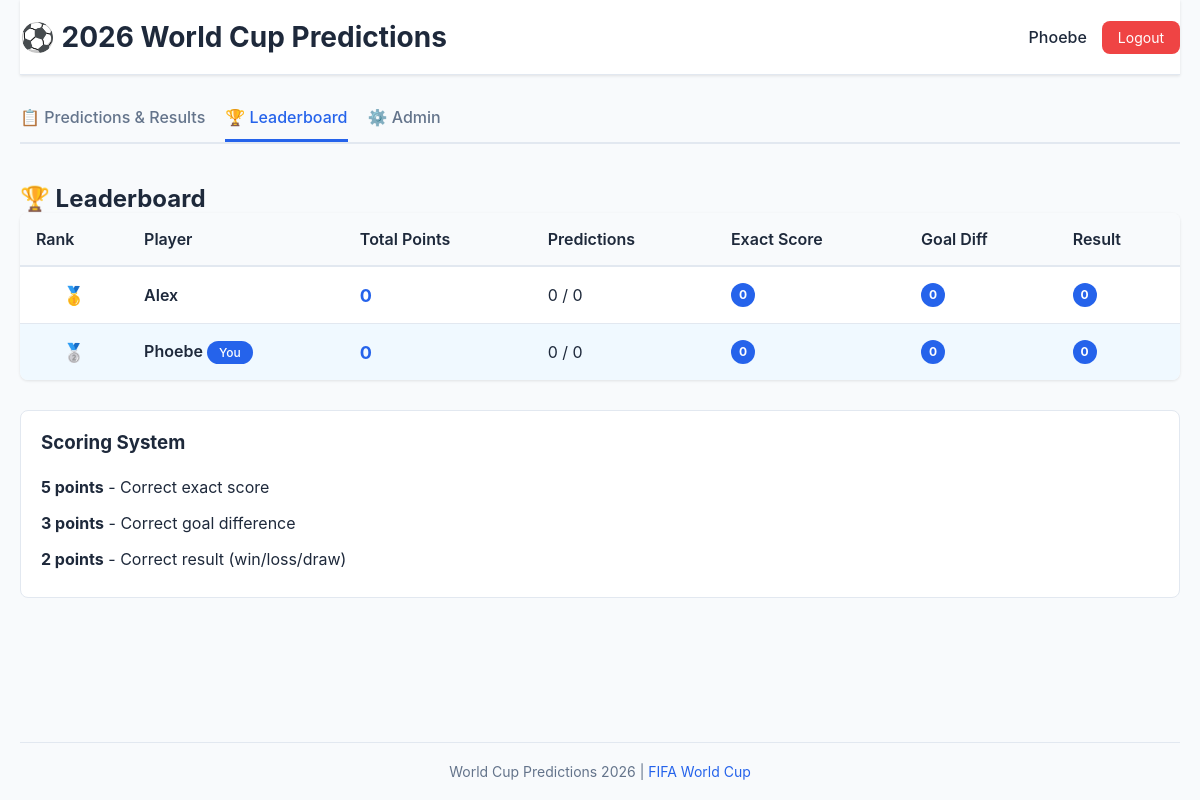
Page /leaderboard (signed in) on the committed database.
### models.py (models this page shows, shortened)
class User(db.Model):
    __tablename__ = 'users'
    id = db.Column(db.Integer, primary_key=True)
    username = db.Column(db.String(80), unique=True, nullable=False, index=True)
    password_hash = db.Column(db.String(255), nullable=False)
    created_at = db.Column(db.DateTime, default=datetime.utcnow)
    predictions = db.relationship('Prediction', backref='user', lazy=True, cascade='all, delete-orphan')

### app.py (the view)
@app.route('/leaderboard')
@login_required
def leaderboard():
    leaderboard_data = get_leaderboard()
    return render_template('leaderboard.html', leaderboard=leaderboard_data)

### app.py (called while the page is built)
@app.before_request
def set_current_user():
    app.jinja_env.globals['current_user'] = get_current_user()

### auth.py (called while the page is built)
def login_required(f):
    @wraps(f)
    def decorated_function(*args, **kwargs):
        if 'user_id' not in session:
            return redirect(url_for('login', next=request.url))
        return f(*args, **kwargs)
    return decorated_function

def get_current_user():
    if 'user_id' in session:
        return User.query.get(session['user_id'])
    return None

### predictions.py (called while the page is built, shortened)
def get_user_stats(user) -> dict:
    predictions = Prediction.query.filter_by(user_id=user.id).all()
    completed = [p for p in predictions if p.points_earned is not None]
    total_points = sum(p.points_earned or 0 for p in predictions)
    exact_count = 0
    diff_count = 0
    result_count = 0
    return {
        'total_points': total_points,
        'predictions_made': len(predictions),
        'predictions_completed': len(completed),
        'exact_correct': exact_count,
        'diff_correct': diff_count,
        'result_correct': result_count
    }

def get_leaderboard() -> list:
    from models import User
    users = User.query.all()
    leaderboard = []
    for user in users:
        stats = get_user_stats(user)
        leaderboard.append({
            'user': user,
            'total_points': stats['total_points'],
            'predictions_made': stats['predictions_made'],
            'predictions_completed': stats['predictions_completed'],
            'exact_correct': stats['exact_correct'],
            'diff_correct': stats['diff_correct'],
            'result_correct': stats['result_correct']
        })
    leaderboard.sort(key=lambda x: x['total_points'], reverse=True)
    return leaderboard

### templates/leaderboard.html (shortened to what this page needs)
{% extends "base.html" %}
{% block content %}
<div class="leaderboard-page">
    <h2>🏆 Leaderboard</h2>
    {% if leaderboard %}
    <table class="leaderboard-table">
        <thead>
            <tr>
                <th>Rank</th>
                <th>Player</th>
                <th>Total Points</th>
                <th>Predictions</th>
                <th>Exact Score</th>
                <th>Goal Diff</th>
                <th>Result</th>
            </tr>
        </thead>
        <tbody>
            {% for entry in leaderboard %}
            <tr class="{% if entry.user.username == current_user.username %}current-user{% endif %}">
                <td class="rank">
                    {% if loop.index == 1 %}🥇{% elif loop.index == 2 %}🥈{% elif loop.index == 3 %}🥉{% else %}{{ loop.index }}{% endif %}
                </td>
                <td class="player-name">
                    {{ entry.user.username }}
                    {% if entry.user.username == current_user.username %}<span class="badge you">You</span>{% endif %}
                </td>
                <td class="total-points">
                    <strong>{{ entry.total_points }}</strong>
                </td>
                <td class="predictions-count">
                    {{ entry.predictions_completed }} / {{ entry.predictions_made }}
                </td>
                <td class="exact-count">
                    <span class="count-badge">{{ entry.exact_correct }}</span>
                </td>
                <td class="diff-count">
                    <span class="count-badge">{{ entry.diff_correct }}</span>
                </td>
                <td class="result-count">
                    <span class="count-badge">{{ entry.result_correct }}</span>
                </td>
            </tr>
            {% endfor %}
        </tbody>
    </table>
    <div class="scoring-info">
        <h3>Scoring System</h3>
        <ul>
            <li><strong>5 points</strong> - Correct exact score</li>
            <li><strong>3 points</strong> - Correct goal difference</li>
            <li><strong>2 points</strong> - Correct result (win/loss/draw)</li>
        </ul>
    </div>
    {% else %}
    <div class="empty-state">
        <p>No predictions made yet</p>
    </div>
    {% endif %}
</div>
{% endblock %}

### templates/base.html (shortened to what this page needs)
<!DOCTYPE html>
<html lang="en">
<head>
    <link rel="stylesheet" href="{{ url_for('static', filename='style.css') }}">
</head>
<body>
    <div class="container">
        <header>
            <h1 class="title">⚽ 2026 World Cup Predictions</h1>
            {% if current_user %}
            <div class="user-info">
                <span class="username">{{ current_user.username }}</span>
                <a href="{{ url_for('logout') }}" class="logout-btn">Logout</a>
            </div>
            {% endif %}
        </header>
        {% if current_user %}
        <nav class="tabs">
            <a href="{{ url_for('predictions') }}" class="tab {% if request.endpoint == 'predictions' %}active{% endif %}">
                📋 Predictions & Results
            </a>
            <a href="{{ url_for('leaderboard') }}" class="tab {% if request.endpoint == 'leaderboard' %}active{% endif %}">
                🏆 Leaderboard
            </a>
            <a href="{{ url_for('admin') }}" class="tab {% if request.endpoint == 'admin' %}active{% endif %}">
                ⚙️ Admin
            </a>
        </nav>
        {% endif %}
        <main class="content">
            {% block content %}{% endblock %}
        </main>
        <footer>
            <p>World Cup Predictions 2026 | <a href="https://www.fifa.com" target="_blank">FIFA World Cup</a></p>
        </footer>
    </div>
</body>
</html>

### static/style.css (style rules this page uses)
* { margin: 0; padding: 0; box-sizing: border-box; }
:root { --primary-color: #2563eb; --primary-dark: #1e40af; --secondary-color: #64748b; --success-color: #10b981; --danger-color: #ef4444; --warning-color: #f59e0b; --bg-color: #f8fafc; --card-bg: #ffffff; --border-color: #e2e8f0; --text-color: #1e293b; --text-light: #64748b; --radius: 8px; --shadow: 0 1px 3px 0 rgba(0, 0, 0, 0.1); --shadow-lg: 0 10px 25px -5px rgba(0, 0, 0, 0.1); }
html, body { height: 100%; font-family: -apple-system, BlinkMacSystemFont, 'Segoe UI', Roboto, Oxygen, Ubuntu, Cantarell, sans-serif; background-color: var(--bg-color); color: var(--text-color); }
body { display: flex; flex-direction: column; }
.container { flex: 1; max-width: 1200px; width: 100%; margin: 0 auto; padding: 0 20px; display: flex; flex-direction: column; }
header { background-color: var(--card-bg); border-bottom: 1px solid var(--border-color); padding: 20px 0; display: flex; justify-content: space-between; align-items: center; margin-bottom: 20px; box-shadow: var(--shadow); }
.title { font-size: 28px; font-weight: bold; color: var(--text-color); }
.user-info { display: flex; align-items: center; gap: 15px; }
.username { font-weight: 500; color: var(--text-color); }
.logout-btn { padding: 8px 16px; background-color: var(--danger-color); color: white; border: none; border-radius: var(--radius); cursor: pointer; text-decoration: none; font-size: 14px; transition: background-color 0.3s; }
nav.tabs { display: flex; gap: 20px; border-bottom: 2px solid var(--border-color); margin-bottom: 20px; }
.tab { padding: 12px 0; text-decoration: none; color: var(--text-light); border-bottom: 3px solid transparent; transition: all 0.3s; font-weight: 500; cursor: pointer; }
.tab.active { color: var(--primary-color); border-bottom-color: var(--primary-color); }
.badge { display: inline-block; padding: 4px 12px; border-radius: 20px; font-size: 12px; font-weight: 500; background-color: #dbeafe; color: #0c4a6e; }
.badge.you { background-color: var(--primary-color); color: white; }
.count-badge { display: inline-block; min-width: 24px; height: 24px; line-height: 24px; text-align: center; border-radius: 50%; background-color: var(--primary-color); color: white; font-size: 12px; font-weight: bold; }
.content { flex: 1; padding: 20px 0; }
.leaderboard-table { width: 100%; border-collapse: collapse; background-color: var(--card-bg); border-radius: var(--radius); overflow: hidden; box-shadow: var(--shadow); }
.leaderboard-table thead { background-color: var(--bg-color); border-bottom: 2px solid var(--border-color); }
.leaderboard-table th { padding: 16px; text-align: left; font-weight: 600; color: var(--text-color); }
.leaderboard-table td { padding: 16px; border-bottom: 1px solid var(--border-color); }
.leaderboard-table tbody tr:last-child td { border-bottom: none; }
.leaderboard-table tr.current-user { background-color: #f0f9ff; }
.rank { font-size: 18px; font-weight: bold; text-align: center; min-width: 40px; }
.player-name { font-weight: 600; }
.total-points { color: var(--primary-color); font-size: 18px; }
.scoring-info { background-color: var(--card-bg); border: 1px solid var(--border-color); border-radius: var(--radius); padding: 20px; margin-top: 30px; }
.scoring-info h3 { margin-bottom: 15px; }
.scoring-info ul { list-style: none; padding-left: 0; }
.scoring-info li { padding: 8px 0; color: var(--text-color); }
footer { text-align: center; padding: 20px; color: var(--text-light); border-top: 1px solid var(--border-color); margin-top: 40px; font-size: 14px; }
footer a { color: var(--primary-color); text-decoration: none; }

### rows in the picture
User: username "Phoebe", user.username "Phoebe"
User: user.username "Alex"

### other values in the picture
{{ entry.total_points }} "0" "0"
{{ entry.predictions_completed }} "0" "0"
{{ entry.predictions_made }} "0" "0"
{{ entry.exact_correct }} "0" "0"
{{ entry.diff_correct }} "0" "0"
{{ entry.result_correct }} "0" "0"
